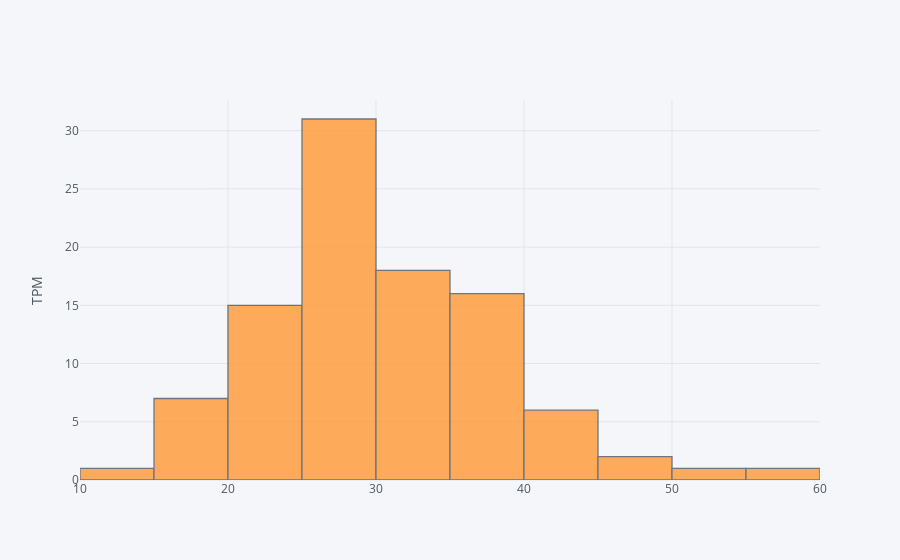

Notebook cell for this chart:
### Code cell
gtt['TP53'].iplot(kind='hist', yTitle='TPM')

### Figure 1 — Plotly figure (JSON) as saved in the notebook; plotly's stock layout.template omitted (floating-point values rounded to 4 significant figures)
{"data": [{"histfunc": "count", "histnorm": "", "marker": {"color": "rgba(255, 153, 51, 1.0)", "line": {"color": "#4D5663", "width": 1.3}}, "name": "TP53", "opacity": 0.8, "orientation": "v", "type": "histogram", "uid": "500d7420-da62-4fa0-a4c8-9212f8bb86f1", "x": [24.98, 35.05, 40.62, 29.15, 20.39, 19.8, 25.29, 35.17, 18.94, 32.63, 26.12, 49.64, 32.93, 20.3, 32.6, 43.81, 17, 27.56, 22.77, 36.67, 30.1, 37.39, 39.21, 35.51, 29.21, 21.13, 29.03, 27.05, 36.6, 14.49, 28.01, 28.42, 36.02, 30.37, 29.76, 32.71, 28.62, 22.16, 25.78, 26.58, 26.43, 31.96, 26.2, 40.93, 35.03, 19.77, 28.25, 34.9, 22.95, 26.49, 28.08, 33, 35.31, 42.74, 30.49, 28.72, 31.26, 27.18, 25.46, 18.37, 24.37, 23.27, 52.56, 27.11, 34.35, 31.8, 30.77, 28.06, 43.71, 26.11, 37.92, 27.58, 18.86, 38.54, 23.14, 22.73, 30.17, 46.89, 26.95, 39.83, 24.02, 19.83, 25.81, 38.34, 58.05, 37.64, 34.93, 34.11, 30.19, 38.78, 24.45, 26.6, 22.83, 27.28, 21.28, 25.23, 40.54, 26.52]}], "layout": {"barmode": "overlay", "legend": {"bgcolor": "#F5F6F9", "font": {"color": "#4D5663"}}, "paper_bgcolor": "#F5F6F9", "plot_bgcolor": "#F5F6F9", "title": {"font": {"color": "#4D5663"}}, "xaxis": {"gridcolor": "#E1E5ED", "showgrid": true, "tickfont": {"color": "#4D5663"}, "title": {"font": {"color": "#4D5663"}, "text": ""}, "zerolinecolor": "#E1E5ED"}, "yaxis": {"gridcolor": "#E1E5ED", "showgrid": true, "tickfont": {"color": "#4D5663"}, "title": {"font": {"color": "#4D5663"}, "text": "TPM"}, "zerolinecolor": "#E1E5ED"}}}
